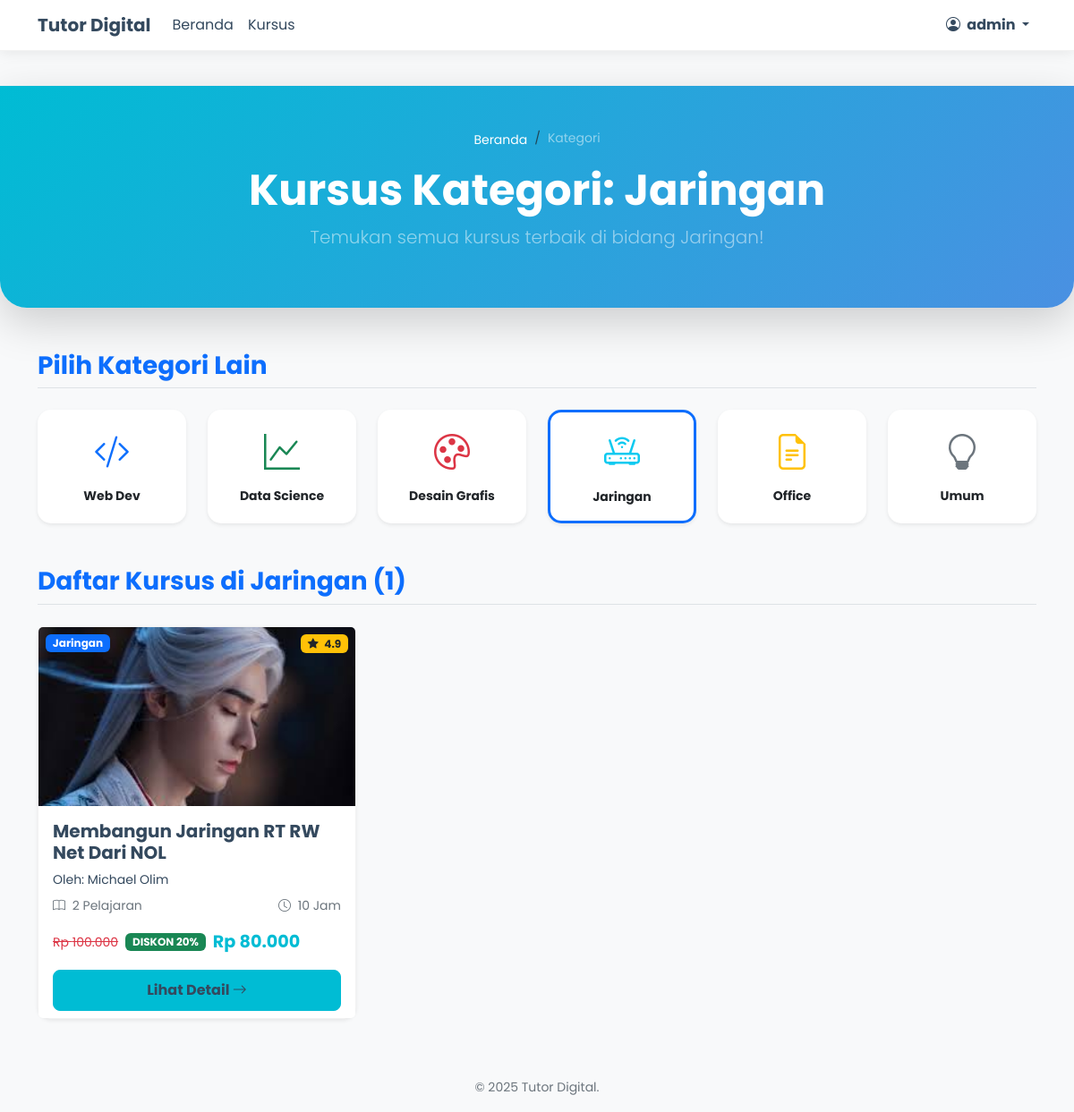
/courses/Jaringan (signed in), run on the app's committed database.
### models.py (models this page shows, shortened)
class User(UserMixin, db.Model):
    id = db.Column(db.Integer, primary_key=True)
    username = db.Column(db.String(64), index=True, unique=True)
    email = db.Column(db.String(120), index=True, unique=True)
    password_hash = db.Column(db.String(256))
    is_admin = db.Column(db.Boolean, default=False)
    full_name = db.Column(db.String(120))
    whatsapp_number = db.Column(db.String(20))
    enrollments = db.relationship('Enrollment', backref='student', lazy='dynamic')
    progresses = db.relationship('LessonProgress', backref='student', lazy='dynamic')

class Course(db.Model):
    id = db.Column(db.Integer, primary_key=True)
    title = db.Column(db.String(100), nullable=False)
    description = db.Column(db.Text)
    category = db.Column(db.String(64), default='Umum')
    instructor_name = db.Column(db.String(100))
    instructor_title = db.Column(db.String(100))
    rating = db.Column(db.Float, default=0.0)
    price = db.Column(db.Integer, default=0)
    discount_percent = db.Column(db.Integer, default=0)
    duration_hours = db.Column(db.Integer, default=10) # Field baru
    image_url = db.Column(db.String(255), nullable=True)
    instructor_image_url = db.Column(db.String(255), nullable=True)
    lessons = db.relationship('Lesson', backref='course', lazy='dynamic')
    enrollments = db.relationship('Enrollment', backref='course', lazy='dynamic')
    def total_lessons(self):
        return self.lessons.count()
    @hybrid_property
    def final_price(self):
        return self.price - (self.price * self.discount_percent / 100)

### routes.py (the view)
@app.route('/courses/<category_name>')
def courses_by_category(category_name):
    courses = Course.query.filter_by(category=category_name).all()
    categories = [
        {'name': 'Web Dev', 'icon': 'code-slash', 'color': 'primary'},
        {'name': 'Data Science', 'icon': 'graph-up', 'color': 'success'},
        {'name': 'Desain Grafis', 'icon': 'palette', 'color': 'danger'},
        {'name': 'Jaringan', 'icon': 'router', 'color': 'info'},
        {'name': 'Office', 'icon': 'file-earmark-text', 'color': 'warning'}
    ]
    return render_template('courses_by_category.html',
                           title=f'Kursus {category_name}',
                           courses=courses,
                           category_name=category_name,
                           categories=categories)

### app.py (called while the page is built)
@app.context_processor
def inject_global_variables():
    return dict(
        now=datetime.utcnow # Menggunakan UTC, atau datetime.now() jika Anda yakin dengan timezone server
    )

### models.py (called while the page is built)
@login_manager.user_loader
def load_user(user_id):
    return User.query.get(int(user_id))

### utils.py (called while the page is built)
def format_rupiah(value):
    return "{:,.0f}".format(value).replace(",", ".")

### templates/courses_by_category.html (shortened to what this page needs)
{% extends "base.html" %}
{% block content %}
<div class="hero-section-gradient text-white py-5 mb-5 shadow-lg">
    <div class="container text-center">
        <nav aria-label="breadcrumb" class="mb-3 d-flex justify-content-center">
            <ol class="breadcrumb text-white mb-0">
                <li class="breadcrumb-item"><a href="{{ url_for('index') }}" class="text-white text-decoration-none small">Beranda</a></li>
                <li class="breadcrumb-item active text-white-50 small" aria-current="page">Kategori</li>
            </ol>
        </nav>
        <h1 class="display-5 fw-bolder text-white mb-2 animate__animated animate__fadeInDown">
            Kursus Kategori: {{ category_name }}
        </h1>
        <p class="lead fw-light text-white-50 animate__animated animate__fadeIn">
            Temukan semua kursus terbaik di bidang {{ category_name }}!
        </p>
    </div>
</div>
<div class="container mb-5">
    <h3 class="mb-4 text-primary fw-bold border-bottom pb-2">Pilih Kategori Lain</h3>
    <div class="row g-4 text-center justify-content-center">
        {% set categories = [
            {'name': 'Web Dev', 'icon': 'code-slash', 'color': 'primary'},
            {'name': 'Data Science', 'icon': 'graph-up', 'color': 'success'},
            {'name': 'Desain Grafis', 'icon': 'palette', 'color': 'danger'},
            {'name': 'Jaringan', 'icon': 'router', 'color': 'info'},
            {'name': 'Office', 'icon': 'file-earmark-text', 'color': 'warning'},
            {'name': 'Umum', 'icon': 'lightbulb', 'color': 'secondary'}
        ] %}
        {% for cat in categories %}
        <div class="col-4 col-md-2">
            <a href="{{ url_for('courses_by_category', category_name=cat.name) }}" class="text-decoration-none text-dark">
                <div class="card shadow-sm p-3 h-100 hover-scale category-hover-effect {% if cat.name == category_name %}border border-primary border-3{% endif %}">
                    <i class="bi bi-{{ cat.icon }} text-{{ cat.color }} mb-2" style="font-size: 2.5rem;"></i>
                    <small class="fw-bold text-dark">{{ cat.name }}</small>
                </div>
            </a>
        </div>
        {% endfor %}
    </div>
</div>
<div class="container">
    <h3 class="mt-5 mb-4 border-bottom pb-2 text-primary fw-bold">Daftar Kursus di {{ category_name }} ({{ courses|length }})</h3>
    <div class="row g-4">
        {% for course in courses %}
        <div class="col-lg-4 col-md-6">
            <div class="card h-100 hover-scale shadow-sm">
                <div class="position-relative">
                    {% if course.image_url %}
                        <img src="{{ url_for('static', filename='uploads/' + course.image_url) }}" class="card-img-top" alt="{{ course.title }}" style="height: 200px; object-fit: cover;">
                    {% else %}
                        <div class="bg-light text-center d-flex align-items-center justify-content-center" style="height: 200px;">
                            <i class="bi bi-image-fill text-secondary display-4"></i>
                        </div>
                    {% endif %}
                    <span class="badge bg-primary position-absolute top-0 start-0 m-2">{{ course.category }}</span>
                    <span class="badge bg-warning text-dark position-absolute top-0 end-0 m-2">
                        <i class="bi bi-star-fill me-1"></i> {{ course.rating|round(1) }}
                    </span>
                </div>
                <div class="card-body d-flex flex-column">
                    <h5 class="card-title fw-bold text-dark">{{ course.title }}</h5>
                    <p class="card-text small text-muted mb-2">Oleh: {{ course.instructor_name }}</p>
                    <div class="d-flex justify-content-between small text-muted mb-3">
                        <span><i class="bi bi-book me-1"></i> {{ course.total_lessons() }} Pelajaran</span>
                        <span><i class="bi bi-clock me-1"></i> 10 Jam</span>
                    </div>
                    <div class="mt-auto">
                        {% if course.price > 0 %}
                            <div class="d-flex align-items-center">
                                {% if course.discount_percent > 0 %}
                                    <span class="text-danger text-decoration-line-through small me-2">Rp {{ course.price|format_rupiah }}</span>
                                    <span class="badge bg-success me-2">DISKON {{ course.discount_percent }}%</span>
                                {% endif %}
                                <span class="final-price fw-bolder">Rp {{ course.final_price|format_rupiah }}</span>
                            </div>
                        {% else %}
                            <span class="badge bg-success fs-6 fw-bolder">GRATIS</span>
                        {% endif %}
                    </div>
                </div>
                <div class="card-footer bg-white border-0 pt-0">
                    <a href="{{ url_for('course_detail', course_id=course.id) }}" class="btn btn-primary w-100 fw-bold">
                        Lihat Detail <i class="bi bi-arrow-right"></i>
                    </a>
                </div>
            </div>
        </div>
        {% endfor %}
    </div>
</div>
{% endblock %}

### templates/base.html (shortened to what this page needs)
<!doctype html>
<html lang="id">
<head>
    <link href="https://cdn.jsdelivr.net/npm/bootstrap@5.3.2/dist/css/bootstrap.min.css" rel="stylesheet">
    <link rel="stylesheet" href="https://cdn.jsdelivr.net/npm/bootstrap-icons@1.11.3/font/bootstrap-icons.min.css">
    <link rel="stylesheet" href="https://cdnjs.cloudflare.com/ajax/libs/animate.css/4.1.1/animate.min.css"/>
    <link rel="stylesheet" href="{{ url_for('static', filename='style.css') }}">
</head>
<body>
    <nav class="navbar navbar-expand-lg navbar-light fixed-top">
        <div class="container">
            <a class="navbar-brand fw-bolder" href="{{ url_for('index') }}">
                Tutor Digital
            </a>
            <div class="collapse navbar-collapse" id="navbarNav">
                <ul class="navbar-nav me-auto mb-2 mb-lg-0">
                    <li class="nav-item">
                        <a class="nav-link" href="{{ url_for('index') }}">Beranda</a>
                    </li>
                    <li class="nav-item">
                        <a class="nav-link" href="{{ url_for('search') }}">Kursus</a>
                    </li>
                </ul>
                <ul class="navbar-nav">
                    {% if current_user.is_authenticated %}
                        <li class="nav-item dropdown">
                            <a class="nav-link dropdown-toggle fw-bold" href="#" id="navbarDropdown" role="button" data-bs-toggle="dropdown" aria-expanded="false">
                                <i class="bi bi-person-circle me-1"></i> {{ current_user.username }}
                            </a>
                        </li>
                    {% endif %}
                </ul>
            </div>
        </div>
    </nav>
    <main class="my-5 pt-5">
        {% block content %}{% endblock %}
    </main>
    <footer class="footer mt-auto py-3 bg-transparent">
        <div class="container text-center">
            <span class="text-muted small">
                &copy; {{ now().year }} Tutor Digital.
            </span>
        </div>
    </footer>
</body>
</html>

### static/style.css (style rules this page uses)
body { background-color: #F8F9FA; min-height: 100vh; font-family: 'Poppins', sans-serif; color: #34495E; }
h1, h2, h3, h4, h5, h6, p, a, .nav-link, .navbar-brand { color: #34495E !important; }
.text-muted { color: #6C757D !important; }
.navbar { background-color: rgba(255, 255, 255, 0.95) !important; box-shadow: 0 2px 15px rgba(0, 0, 0, 0.08); backdrop-filter: blur(5px); border-bottom: 1px solid rgba(0, 0, 0, 0.05); z-index: 1000; }
.navbar-light .navbar-nav .nav-link { color: #34495E !important; }
.card { background: rgba(255, 255, 255, 1); backdrop-filter: blur(0px); border-radius: 15px; border: 1px solid rgba(0, 0, 0, 0.05); box-shadow: 0 5px 20px 0 rgba(0, 0, 0, 0.05); color: #34495E; transition: transform 0.3s ease-in-out, box-shadow 0.3s; }
.card-title, .card-text { color: #34495E !important; }
.btn-primary { background-color: #00BCD4; border-color: #00BCD4; color: #fff; border-radius: 8px; padding: 10px 25px; font-weight: 600; transition: background-color 0.3s; }
.final-price { color: #00BCD4; font-size: 1.2rem; }
.hero-section-gradient { background: linear-gradient(135deg, #00BCD4 0%, #4A90E2 100%); color: #fff; padding: 100px 0; border-radius: 0 0 30px 30px; box-shadow: 0 5px 15px rgba(0, 0, 0, 0.1); }
.hover-scale { transition: transform 0.3s ease, box-shadow 0.3s ease; }
.category-hover-effect { transition: all 0.3s ease; border: 2px solid transparent; }

### data on the page
User: username "admin"
Course: category "Jaringan", image_url (picture), rating "4.9", title "Membangun Jaringan RT RW Net Dari NOL", instructor_name "Michael Olim", total_lessons "2", price "100.000", discount_percent "20", final_price "80.000"

### other printed values
{{ cat.name }} "Web Dev" "Data Science" "Desain Grafis" "Jaringan" "Office" "Umum"
{{ courses|length }} "1"
